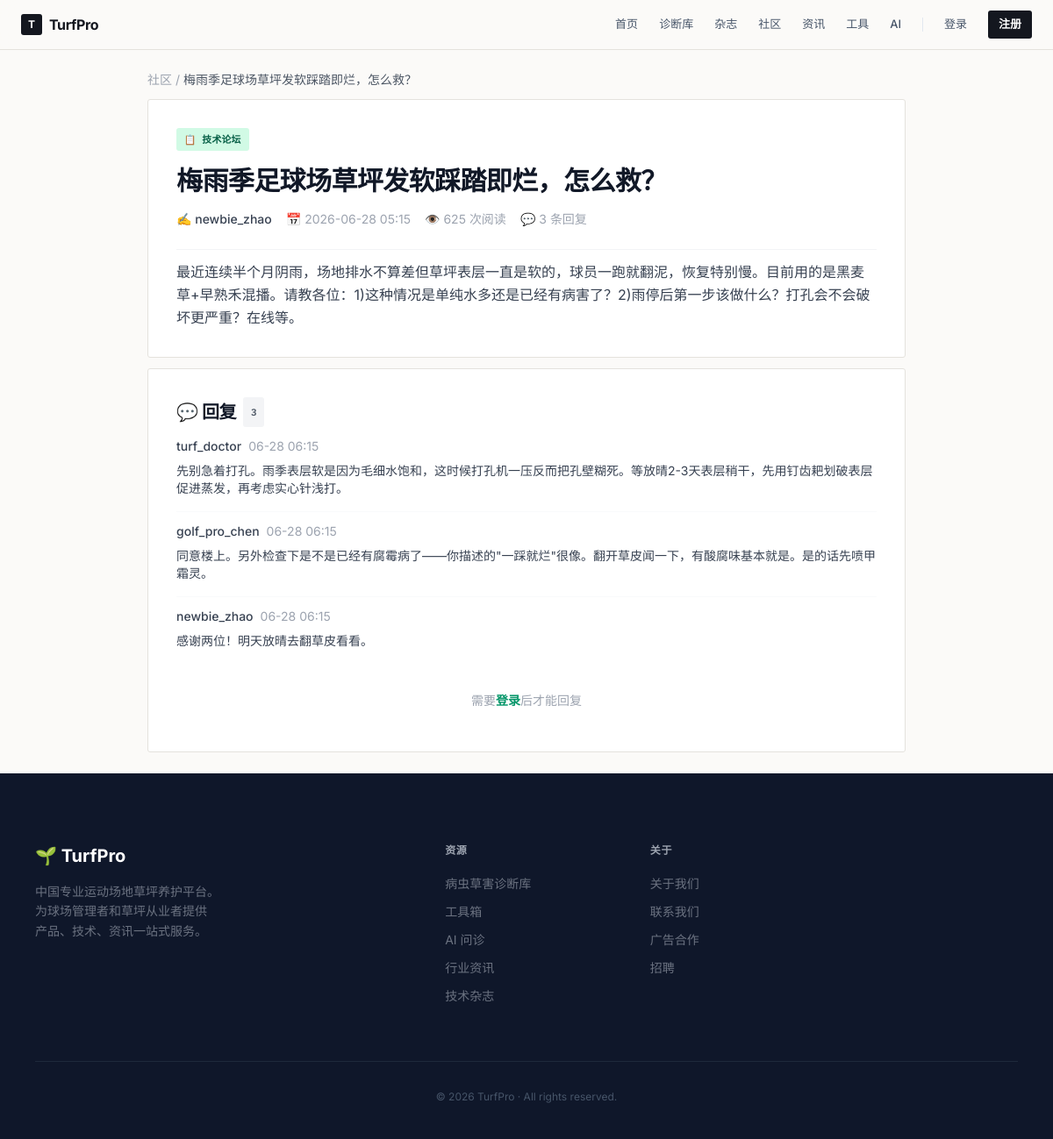
/post/1, run on the app's committed database.
### models.py (models this page shows, shortened)
class Post(db.Model):
    id = db.Column(db.Integer, primary_key=True)
    title = db.Column(db.String(200), nullable=False)
    content = db.Column(db.Text, nullable=False)
    image_url = db.Column(db.String(500))
    views = db.Column(db.Integer, default=0)
    is_pinned = db.Column(db.Boolean, default=False)
    is_article = db.Column(db.Boolean, default=False)
    created_at = db.Column(db.DateTime, default=datetime.utcnow)
    updated_at = db.Column(db.DateTime, default=datetime.utcnow, onupdate=datetime.utcnow)
    user_id = db.Column(db.Integer, db.ForeignKey('user.id'), nullable=False)
    category_id = db.Column(db.Integer, db.ForeignKey('category.id'), nullable=False)
    replies = db.relationship('Reply', backref='post', lazy=True, cascade='all,delete-orphan')

class Category(db.Model):
    id = db.Column(db.Integer, primary_key=True)
    name = db.Column(db.String(100), nullable=False)
    slug = db.Column(db.String(100), unique=True, nullable=False)
    description = db.Column(db.Text)
    icon = db.Column(db.String(50))
    display_order = db.Column(db.Integer, default=0)
    subcategories = db.relationship('ProductCategory', backref='main_cat', lazy=True)
    posts = db.relationship('Post', backref='category', lazy=True)

class User(UserMixin, db.Model):
    id = db.Column(db.Integer, primary_key=True)
    username = db.Column(db.String(80), unique=True, nullable=False)
    email = db.Column(db.String(120), unique=True, nullable=False)
    password_hash = db.Column(db.String(200), nullable=False)
    phone = db.Column(db.String(20))
    company = db.Column(db.String(200))
    is_admin = db.Column(db.Boolean, default=False)
    created_at = db.Column(db.DateTime, default=datetime.utcnow)
    posts = db.relationship('Post', backref='author', lazy=True)
    orders = db.relationship('Order', backref='user', lazy=True)
    reviews = db.relationship('Review', backref='user', lazy=True)

class Reply(db.Model):
    id = db.Column(db.Integer, primary_key=True)
    content = db.Column(db.Text, nullable=False)
    created_at = db.Column(db.DateTime, default=datetime.utcnow)
    user_id = db.Column(db.Integer, db.ForeignKey('user.id'), nullable=False)
    post_id = db.Column(db.Integer, db.ForeignKey('post.id'), nullable=False)
    user = db.relationship('User')

### routes.py (the view)
@main.route('/post/<int:id>')
def post_detail(id):
    post = Post.query.get_or_404(id); post.views += 1; db.session.commit()
    return render_template('post.html', post=post, replies=Reply.query.filter_by(post_id=id).order_by(Reply.created_at).all())

### routes.py (called while the page is built)
@main.context_processor
def inject_globals():
    return dict(categories=Category.query.order_by(Category.display_order).all(), current_year=datetime.now().year)

### templates/post.html (shortened to what this page needs)
{% extends "base.html" %}{% block title %}{{ post.title }} - TurfPro{% endblock %}{% block content %}
<div class="max-w-4xl mx-auto px-4 py-6 reveal">
    <nav class="text-sm text-gray-400 mb-3"><a href="/forum" class="hover:text-emerald-600">社区</a> / <span class="text-gray-600">{{ post.title|truncate(25) }}</span></nav>
    <div class="card p-8 mb-3">
        <div class="flex flex-wrap items-center gap-2 text-sm text-gray-500 mb-4">
            <span class="badge bg-emerald-100 text-emerald-800">{{ post.category.icon }} {{ post.category.name }}</span>
        </div>
        <h1 class="text-3xl font-bold text-gray-900 mb-4">{{ post.title }}</h1>
        <div class="flex flex-wrap items-center gap-4 text-sm text-gray-400 mb-3 pb-6 border-b border-gray-100">
            <span class="font-medium text-gray-700">✍️ {{ post.author.username }}</span>
            <span>📅 {{ post.created_at.strftime('%Y-%m-%d %H:%M') }}</span>
            <span>👁️ {{ post.views }} 次阅读</span>
            <span>💬 {{ replies|length }} 条回复</span>
        </div>
        <div class="text-gray-700 leading-relaxed whitespace-pre-wrap">{{ post.content }}</div>
    </div>
    <div class="card p-8">
        <h2 class="text-xl font-bold text-gray-900 mb-3 flex items-center gap-2">💬 回复 <span class="badge bg-gray-100 text-gray-600">{{ replies|length }}</span></h2>
        <div class="space-y-3 mb-4">
            {% for reply in replies %}
            <div class="border-b border-gray-50 pb-4 last:border-0">
                <div class="flex items-center gap-2 text-sm text-gray-400 mb-2">
                    <span class="font-medium text-gray-700">{{ reply.user.username }}</span>
                    <span>{{ reply.created_at.strftime('%m-%d %H:%M') }}</span>
                </div>
                <p class="text-gray-700 whitespace-pre-wrap text-sm">{{ reply.content }}</p>
            </div>
            {% else %}<p class="text-gray-400 text-center py-8">还没有回复，来发表第一条吧</p>{% endfor %}
        </div>
        {% if current_user.is_authenticated %}
        <form method="POST" action="/post/{{ post.id }}/reply" class="space-y-3">
            <textarea name="content" rows="3" class="input" placeholder="写下你的回复..." required></textarea>
            <button type="submit" class="btn btn-primary">发表回复</button>
        </form>
        {% else %}<p class="text-center text-sm text-gray-400 py-4">需要<a href="/login" class="text-emerald-600 font-semibold">登录</a>后才能回复</p>{% endif %}
    </div>
</div>
{% endblock %}

### templates/base.html (style rules this page uses)
:root { --ink: #14171f; --grass: #1f6b3b; --grass-700: #185530; --accent: #3ab564; --sand: #f3f1ee; --cream: #fbfaf8; --line: #e4e2dd; --r: 3px; }
* { border-color: var(--line); }
body { font-family: 'Inter','Noto Sans SC', system-ui, sans-serif; font-weight: 400; color: var(--ink); -webkit-font-smoothing: antialiased; }
h1,h2,h3,h4 { font-family: 'Inter','Noto Sans SC', system-ui, sans-serif; font-weight: 700; letter-spacing: -0.02em; }
.reveal { opacity: 0; transform: translateY(16px); transition: .5s cubic-bezier(.22,1,.36,1); }
.reveal.visible { opacity: 1; transform: translateY(0); }
.card { background:#fff; border-radius: var(--r); border:1px solid var(--line); transition: border-color .2s, box-shadow .2s; }
.badge { display:inline-flex; align-items:center; padding:.18rem .55rem; font-size:.68rem; font-weight:600; border-radius: var(--r); letter-spacing:.02em; font-family:'IBM Plex Mono',monospace; }
html { scroll-behavior: smooth; }

### data on the page
Post: title "梅雨季足球场草坪发软踩踏即烂，怎么救？", created_at "2026-06-28 05:15", views "625", content "最近连续半个月阴雨，场地排水不算差但草坪表层一直是软的，球员一跑就翻泥，恢复特别慢。目前用的是黑麦草+早熟禾混播。请教各位：1)这种情况是单纯水多还是已经有病害了？2)雨停后第一步该做什么？打孔会不会破坏更严重？在线等。"
Category: category.icon "📋", category.name "技术论坛"
User: author.username "newbie_zhao"
Reply: user.username "turf_doctor", created_at "06-28 06:15", content "先别急着打孔。雨季表层软是因为毛细水饱和，这时候打孔机一压反而把孔壁糊死。等放晴2-3天表层稍干，先用钉齿耙划破表层促进蒸发，再考虑实心针浅打。"
Reply: user.username "golf_pro_chen", created_at "06-28 06:15", content "同意楼上。另外检查下是不是已经有腐霉病了——你描述的\"一踩就烂\"很像。翻开草皮闻一下，有酸腐味基本就是。是的话先喷甲霜灵。"
Reply: user.username "newbie_zhao", created_at "06-28 06:15", content "感谢两位！明天放晴去翻草皮看看。"

### other printed values
{{ replies|length }} "3"
